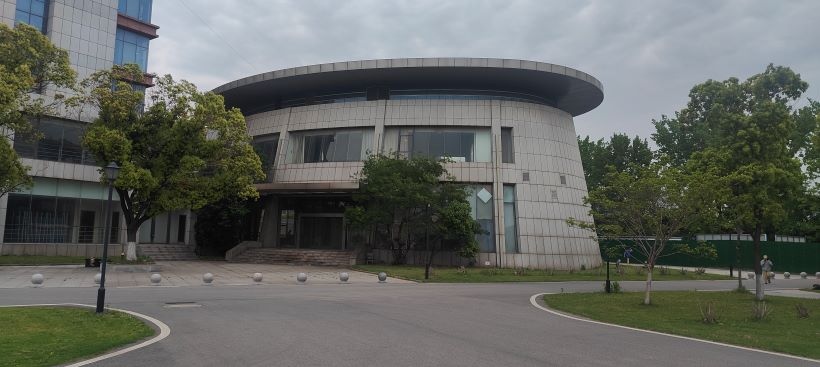
#> input picture 计算机视觉实践-练习1/assets/img2.jpg, 820 x 367 px
$ jupyter execute stitch.ipynb
#> lines starting #> are read from the running program, lines starting #| are printed output that depends on the picture; after the words box and inside, x2 and y2 are one past the last pixel; in counts of white or black regions, pixels touching at a corner belong together
[cell 1]
import cv2
import numpy as np

<div style="display: flex;">
    <figure>

        <figcaption style="text-align: center;">图片1</figcaption>
    </figure>
    <figure>

        <figcaption style="text-align: center;">图片2</figcaption>
    </figure>
</div>
<div style="display: flex;">
    <figure>

        <figcaption style="text-align: center;">图片3</figcaption>
    </figure>
    <figure>

        <figcaption style="text-align: center;">图片4</figcaption>
    </figure>
</div>
<div style="display: flex;">
    <figure>

        <figcaption style="text-align: center;">图片5</figcaption>
    </figure>
    <figure>

        <figcaption style="text-align: center;">图片6</figcaption>
    </figure>
</div>

[cell 2]
class Stitcher:

    # 拼接函数
    def stitch(self, images, ratio = 0.75, reprojThresh = 4.0, showMatches = True):
        # 读取图像
        imageA, imageB = images
        # 计算特征点和特征向量
        kpsA, featureA = self.detectAndDescribe(imageA)
        kpsB, featureB = self.detectAndDescribe(imageB)

        # 匹配两张图片的特征点
        M = self.matchKeypoints(kpsA, kpsB, featureA, featureB, ratio, reprojThresh)

        # 没有匹配点，退出
        if not M:
            return None

        matches, H, status = M
        # 将图片B进行视角变换 中间结果
        result = cv2.warpPerspective\
            (imageB, H, (imageA.shape[1] + imageB.shape[1], imageA.shape[0]))
        cv2.imshow('h',result)
        # 将图片A传入
        result[0:imageA.shape[0], 0:imageA.shape[1]] = imageA

        # 计算混合渐变
        mask = np.zeros((imageA.shape[0], imageA.shape[1]), dtype=np.uint8)
        mask[:, imageA.shape[1]-40:] = 255
        result = cv2.seamlessClone(imageA, result, mask, (imageA.shape[1], imageA.shape[0]//2), cv2.NORMAL_CLONE)

        result = self.trim_border(result)

        # 检测是否需要显示图片匹配
        if showMatches:
            # 生成匹配图片
            vis = self.drawMatches(imageA, imageB, kpsA, kpsB, matches, status)
            # 返回结果A
            return result, vis

        # 返回匹配结果
        return result


    def detectAndDescribe(self, image):
        # 转换为灰度图
        gray = cv2.cvtColor(image, cv2.COLOR_BGR2GRAY)

        # 建立SIFT生成器
        descriptor = cv2.SIFT_create()
        # 检测特征点并计算描述子
        kps, features = descriptor.detectAndCompute(gray, None)

        kps = np.float32([kp.pt for kp in kps])

        return kps, features

    def matchKeypoints(self, kpsA, kpsB, featureA, featureB, ratio, reprojThresh):
        # 建立暴力匹配器
        matcher = cv2.BFMatcher()

        # 使用KNN检测来自AB图的SIFT特征匹配
        rawMatches = matcher.knnMatch(featureA, featureB, 2)

        # 过滤
        matches = []
        for m in rawMatches:
            if len(m) == 2 and m[0].distance < m[1].distance * ratio:
                matches.append((m[0].trainIdx, m[0].queryIdx))

        if len(matches) > 4:
            # 获取匹配对的点坐标
            ptsA = np.float32([kpsA[i] for (_, i) in matches])
            ptsB = np.float32([kpsB[i] for (i, _) in matches])

            # 计算H矩阵
            H, status = cv2.findHomography(ptsB, ptsA, cv2.RANSAC, reprojThresh)

            return matches, H, status

    # 展示图像
    def cv_show(self,name, img):
        cv2.imshow(name, img)
        cv2.waitKey(0)
        cv2.destroyAllWindows()

    def drawMatches(self, imageA, imageB, kpsA, kpsB, matches, status):
        # 初始化可视化图片，将A、B图左右连接到一起
        hA, wA = imageA.shape[:2]
        hB, wB = imageB.shape[:2]
        vis = np.zeros((max(hA, hB), wA + wB, 3), dtype="uint8")
        vis[0:hA, 0:wA] = imageA
        vis[0:hB, wA:(wA+wB)] = imageB

        # 联合遍历，画出匹配对
        for ((trainIdx, queryIdx), s) in zip(matches, status):
            # 当点对匹配成功时，画到可视化图上
            if s == 1:
                # 画出匹配对
                ptA = (int(kpsA[queryIdx][0]), int(kpsA[queryIdx][1]))
                ptB = (int(kpsB[trainIdx][0]) + wA, int(kpsB[trainIdx][1]))
                cv2.line(vis, ptA, ptB, (0, 255, 0), 1)

        # 返回可视化结果
        return vis

    def trim_border(self, img):
        # 转换为灰度图像
        gray = cv2.cvtColor(img, cv2.COLOR_BGR2GRAY)

        # 二值化
        _, binary = cv2.threshold(gray, 0, 255, cv2.THRESH_BINARY_INV + cv2.THRESH_OTSU)

        # 寻找轮廓
        contours, _ = cv2.findContours(binary, cv2.RETR_EXTERNAL, cv2.CHAIN_APPROX_SIMPLE)

        # 找到最大的轮廓
        max_area = 0
        max_contour = None
        for contour in contours:
            area = cv2.contourArea(contour)
            if area > max_area:
                max_area = area
                max_contour = contour

        # 计算最大轮廓的边界矩形
        x, y, w, h = cv2.boundingRect(max_contour)

        # 使用透视变换裁剪图像
        src_points = np.float32([[x, y], [x + w, y], [x, y + h], [x + w, y + h]])
        dst_points = np.float32([[0, 0], [w, 0], [0, h], [w, h]])
        M = cv2.getPerspectiveTransform(src_points, dst_points)
        cropped_img = cv2.warpPerspective(img, M, (w, h))

        return cropped_img

[cell 3]
# 读取图片
img1 = cv2.imread('./assets/img2.jpg')
#> img1 is the input picture: shape (367, 820, 3); mean B, G, R 97.1, 102.3, 99.2
img2 = cv2.imread('./assets/img1.jpg')
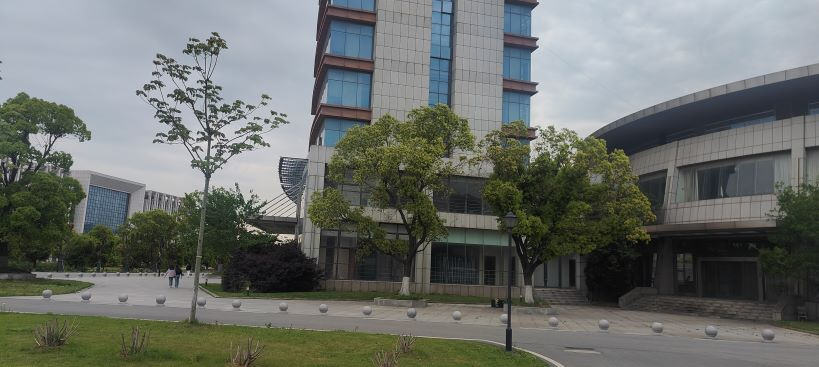
#> input picture 计算机视觉实践-练习1/assets/img1.jpg, 819 x 367 px
#> img2 is the input picture: shape (367, 819, 3); mean B, G, R 106.8, 111.4, 107.4


# 图片拼接
stitcher = Stitcher()
result, vis = stitcher.stitch([img1, img2], showMatches=True)
#> in detectAndDescribe, `kps, features = descriptor.detectAndCompute(gray, None)`: kps = 1186 keypoints; strongest (x, y, size): (725, 205, 1.9), (668, 165, 2.1), (801, 155, 2.3), (653, 160, 2.3)
#> in detectAndDescribe, `kps = np.float32([kp.pt for kp in kps])`: kps = 1186 pairs, first value 3.34 to 814.1, second value 8.55 to 361.5
#> in stitch, `kpsA, featureA = self.detectAndDescribe(imageA)`: kpsA has the same summary as kps in detectAndDescribe
#> in detectAndDescribe (call 2), `kps, features = descriptor.detectAndCompute(gray, None)`: kps = 1465 keypoints; strongest (x, y, size): (276, 242, 2.2), (206, 134, 1.9), (267, 121, 3.3), (284, 238, 7.8)
#> in stitch, `kpsB, featureB = self.detectAndDescribe(imageB)`: kpsB = 1465 pairs, first value 2.69 to 814.1, second value 6.85 to 360.6
#> in matchKeypoints, `rawMatches = matcher.knnMatch(featureA, featureB, 2)`: rawMatches = 1186 matches
#> after the loop in matchKeypoints, `for m in rawMatches:`: matches = 198 pairs, first value 35 to 1460, second value 16 to 1182
#> in matchKeypoints, `ptsA = np.float32([kpsA[i] for (_, i) in matches])`: ptsA = 198 pairs, first value 13.41 to 811.8, second value 21.88 to 357.5
#> in matchKeypoints, `ptsB = np.float32([kpsB[i] for (i, _) in matches])`: ptsB = 198 pairs, first value 30.8 to 808.6, second value 39 to 357.5
#> in matchKeypoints, `H, status = cv2.findHomography(ptsB, ptsA, cv2.RANSAC, reprojThresh)`: H = [[3.7, -0.179, -1530.8], [0.72, 3.04, -567], [0.00329, 0.000296, 1]]; status = 198 values, max 1 at index 0, min 0 at index 28, mean 0.838
#> in trim_border, `_, binary = cv2.threshold(gray, 0, 255, cv2.THRESH_BINARY_INV + cv2.TH..`:
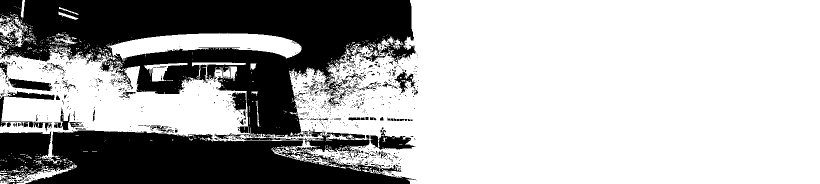
#> binary: shape (367, 1639) (shown at 1/2 size); 69% white; 1264 black regions (1180 under 20 px)
#> in trim_border, `contours, _ = cv2.findContours(binary, cv2.RETR_EXTERNAL, cv2.CHAIN_AP..`: contours = 612 contours, 591 with area under 20; largest, box (x1, y1, x2, y2) and area: (0, 0, 1639, 367) 420628, (0, 335, 142, 367) 1373, (288, 126, 375, 163) 1089, (0, 33, 50, 94) 1059, (108, 74, 155, 91) 182
#> the loop in trim_border, `for contour in contours:` made 612 passes
#> (area, max_area) on passes 21, 41, 611: (26, 26), (1373, 1373), (420628, 420628)
#> area on passes 23, 51: 23.5, 48
#> after the loop in trim_border, `for contour in contours:`: max_area = 420628; max_contour = contour of 4040 points, box (x1, y1, x2, y2) (0, 0, 1639, 367), area 420628
#> in trim_border, `x, y, w, h = cv2.boundingRect(max_contour)`: x = 0; w = 1639; h = 367
#> in trim_border, `src_points = np.float32([[x, y], [x + w, y], [x, y + h], [x + w, y + h..`: src_points = [[0, 0], [1639, 0], [0, 367], [1639, 367]]
#> in trim_border, `M = cv2.getPerspectiveTransform(src_points, dst_points)`: M = [[1, 0, 0], [0, 1, 0], [0, 0, 1]]
#> the loop in drawMatches, `for ((trainIdx, queryIdx), s) in zip(matches, status):` made 198 passes
#> (trainIdx, queryIdx, s, ptA, ptB) on passes 1 to 12: (957, 16, [1], (13, 77), (1251, 147)), (966, 25, [1], (17, 165), (1256, 217)), (963, 30, [1], (20, 108), (1256, 171)), (971, 32, [1], (22, 112), (1258, 174)), (978, 37, [1], (24, 191), (1262, 239)), (976, 39, [1], (25, 161), (1262, 214)), (985, 48, [1], (29, 168), (1265, 220)), (977, 50, [1], (30, 101), (1262, 166)), (996, 63, [1], (34, 165), (1268, 218)), (1017, 67, [1], (37, 275), (1277, 312)), (992, 74, [1], (39, 90), (1267, 154)), (993, 75, [1], (39, 90), (1267, 154))
#> (ptA, ptB) on passes 61 to 66: ((119, 109), (1330, 164)), ((122, 192), (1337, 239)), ((123, 138), (1334, 188)), ((123, 83), (1332, 139)), ((128, 221), (1344, 265)), ((128, 240), (1345, 283))
# cv2.imshow('img1', img1)
# cv2.imshow('img2', img2)
cv2.namedWindow('keypoints matches',0)
cv2.resizeWindow('keypoints matches',(img1.shape[1]+img2.shape[1],img1.shape[0]))
cv2.imshow('keypoints matches',vis)
cv2.namedWindow('result',0)
cv2.resizeWindow('result',(img1.shape[1]+img2.shape[1],img1.shape[0]))
cv2.imshow('result', result)
cv2.waitKey(0)
cv2.imwrite("./assets/result.jpg", result)
#> Out = True

<div style="display: flex;">
    <figure>

        <figcaption style="text-align: center;">图片1和2拼接结果</figcaption>
    </figure>
</div>

[cell 4]
# 读取图片
img1 = cv2.imread('./assets/img3.jpg')
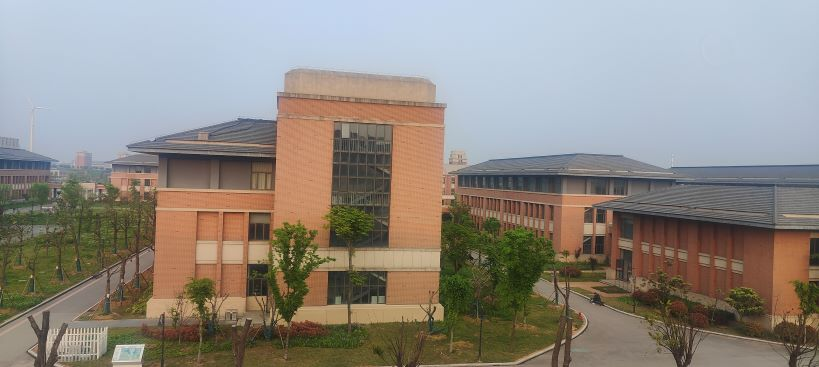
#> input picture 计算机视觉实践-练习1/assets/img3.jpg, 819 x 367 px
#> img1 is the input picture: shape (367, 819, 3); mean B, G, R 130.3, 137.9, 143.7
img2 = cv2.imread('./assets/img4.jpg')
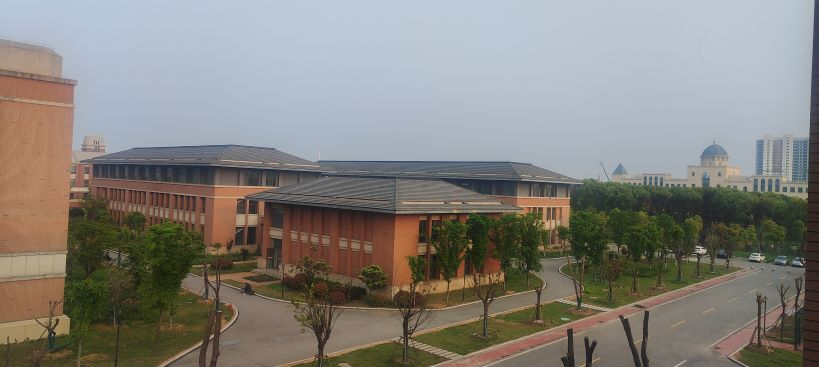
#> input picture 计算机视觉实践-练习1/assets/img4.jpg, 819 x 367 px
#> img2 is the input picture: shape (367, 819, 3); mean B, G, R 123.7, 129.3, 132.2


# 图片拼接
stitcher = Stitcher()
result, vis = stitcher.stitch([img1, img2], showMatches=True)
#> in detectAndDescribe (call 3), `gray = cv2.cvtColor(image, cv2.COLOR_BGR2GRAY)`:
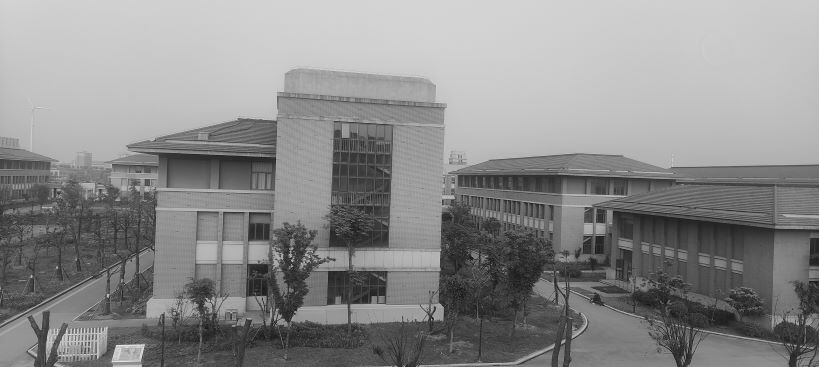
#> gray: shape (367, 819); min 16, max 234, mean 138.8
#> in detectAndDescribe (call 3), `kps, features = descriptor.detectAndCompute(gray, None)`: kps = 1122 keypoints; strongest (x, y, size): (290, 255, 2.4), (563, 341, 2.5), (334, 260, 1.8), (798, 324, 1.9)
#> in detectAndDescribe (call 3), `kps = np.float32([kp.pt for kp in kps])`: kps = 1122 pairs, first value 4.84 to 815.7, second value 74.02 to 364.1
#> in detectAndDescribe (call 4), `kps, features = descriptor.detectAndCompute(gray, None)`: kps = 984 keypoints; strongest (x, y, size): (701, 250, 5), (212, 336, 2.6), (704, 251, 2.7), (759, 257, 4.9)
#> in matchKeypoints (call 2), `rawMatches = matcher.knnMatch(featureA, featureB, 2)`: rawMatches = 1122 matches
#> in trim_border (call 2), `_, binary = cv2.threshold(gray, 0, 255, cv2.THRESH_BINARY_INV + cv2.TH..`:
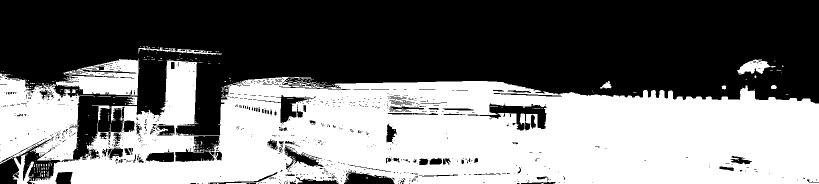
#> binary: shape (367, 1638) (shown at 1/2 size); 46.2% white; 353 white regions (339 under 20 px)
#> in trim_border (call 2), `contours, _ = cv2.findContours(binary, cv2.RETR_EXTERNAL, cv2.CHAIN_AP..`: contours = 274 contours, 264 with area under 20; largest, box (x1, y1, x2, y2) and area: (0, 121, 1638, 367) 283908, (112, 117, 279, 192) 7651, (1474, 119, 1541, 149) 1066, (277, 93, 444, 110) 476, (233, 193, 275, 210) 171
#> the loop in trim_border (call 2), `for contour in contours:` made 274 passes
#> (area, max_area) on passes 113, 122, 230: (167.5, 167.5), (171, 171), (283907.5, 283907.5)
#> after the loop in trim_border (call 2), `for contour in contours:`: max_area = 283907.5; max_contour = contour of 2318 points, box (x1, y1, x2, y2) (0, 121, 1638, 367), area 283908
#> in trim_border (call 2), `x, y, w, h = cv2.boundingRect(max_contour)`: y = 121; w = 1638; h = 246
#> in trim_border (call 2), `src_points = np.float32([[x, y], [x + w, y], [x, y + h], [x + w, y + h..`: src_points = [[0, 121], [1638, 121], [0, 367], [1638, 367]]
#> in trim_border (call 2), `dst_points = np.float32([[0, 0], [w, 0], [0, h], [w, h]])`: dst_points = [[0, 0], [1638, 0], [0, 246], [1638, 246]]
#> in trim_border (call 2), `M = cv2.getPerspectiveTransform(src_points, dst_points)`: M = [[1, 0, 0], [-8.68e-18, 1, -121], [0, 0, 1]]
#> the loop in drawMatches (call 2), `for ((trainIdx, queryIdx), s) in zip(matches, status):` made 197 passes
#> (trainIdx, queryIdx, s, ptA, ptB) on passes 17 to 28: (16, 677, [1], (430, 324), (870, 341)), (18, 680, [1], (431, 259), (874, 263)), (27, 683, [1], (432, 110), (881, 88)), (33, 690, [1], (438, 99), (885, 73)), (32, 693, [1], (438, 220), (884, 218)), (32, 695, [1], (439, 219), (884, 218)), (48, 704, [1], (442, 128), (890, 109)), (46, 706, [1], (442, 230), (889, 228)), (43, 707, [1], (442, 242), (889, 241)), (45, 708, [1], (443, 271), (889, 275)), (50, 709, [1], (443, 185), (891, 176)), (52, 710, [1], (444, 192), (892, 183))
#> (ptA, ptB) on passes 61, 62, 64, 66, 67, 68: ((514, 219), (981, 212)), ((514, 219), (981, 212)), ((517, 326), (981, 327)), ((522, 206), (990, 198)), ((525, 203), (994, 195)), ((526, 260), (993, 255))
#> after the loop in drawMatches (call 2), `for ((trainIdx, queryIdx), s) in zip(matches, status):`:
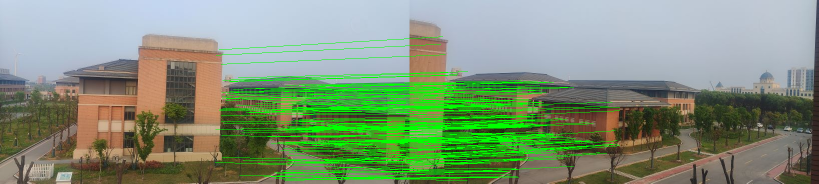
#> vis: shape (367, 1638, 3) (shown at 1/2 size); mean B, G, R 120.3, 148.5, 128.2
cv2.namedWindow('keypoints matches',0)
cv2.resizeWindow('keypoints matches',(img1.shape[1]+img2.shape[1],img1.shape[0]))
cv2.imshow('keypoints matches',vis)
cv2.namedWindow('result',0)
cv2.resizeWindow('result',(img1.shape[1]+img2.shape[1],img1.shape[0]))
cv2.imshow('result', result)
cv2.waitKey(0)
cv2.imwrite("./assets/result2.jpg", result)
#> Out = True

<div style="display: flex;">
    <figure>

        <figcaption style="text-align: center;">图片3和4拼接结果</figcaption>
    </figure>
</div>

[cell 5]
# 读取图片
img1 = cv2.imread('./assets/img6.jpg')
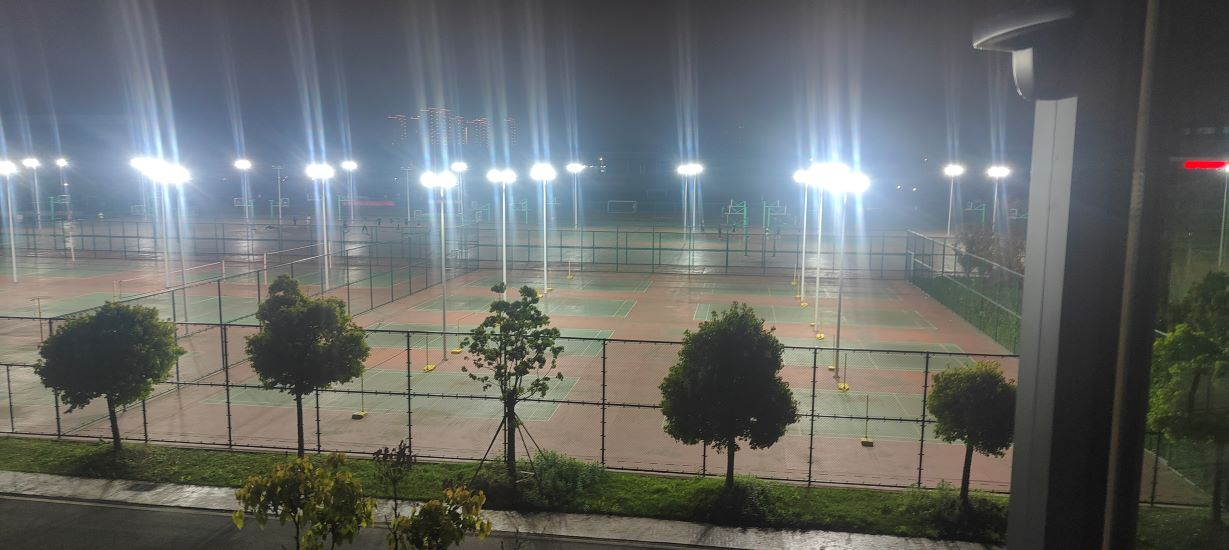
#> input picture 计算机视觉实践-练习1/assets/img6.jpg, 1229 x 550 px
#> img1 is the input picture: shape (550, 1229, 3); mean B, G, R 103.7, 105, 101.5
img2 = cv2.imread('./assets/img6.jpg')

# 图片拼接
stitcher = Stitcher()
result, vis = stitcher.stitch([img1, img2], showMatches=True)
#> in detectAndDescribe (call 5), `kps, features = descriptor.detectAndCompute(gray, None)`: kps = 2032 keypoints; strongest (x, y, size): (459, 510, 3.5), (690, 169, 16.5), (999, 172, 13.9), (532, 312, 2.2)
#> in matchKeypoints (call 3), `rawMatches = matcher.knnMatch(featureA, featureB, 2)`: rawMatches = 2032 matches
#> in trim_border (call 3), `_, binary = cv2.threshold(gray, 0, 255, cv2.THRESH_BINARY_INV + cv2.TH..`: binary: shape (550, 2458); 63.5% white; 802 black regions (740 under 20 px)
#> in trim_border (call 3), `contours, _ = cv2.findContours(binary, cv2.RETR_EXTERNAL, cv2.CHAIN_AP..`: contours = 649 contours, 626 with area under 20; largest, box (x1, y1, x2, y2) and area: (0, 0, 2458, 550) 859422, (541, 0, 763, 45) 5467, (485, 530, 751, 550) 1705, (0, 492, 237, 513) 524, (838, 350, 1019, 490) 176
#> in drawMatches (call 3), `vis[0:hB, wA:(wA+wB)] = imageB`:
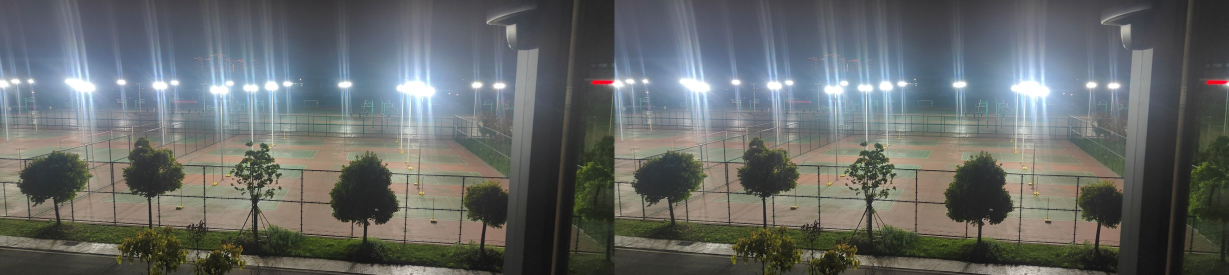
#> vis: shape (550, 2458, 3) (shown at 1/2 size); mean B, G, R 103.7, 105, 101.5
#> the loop in drawMatches (call 3), `for ((trainIdx, queryIdx), s) in zip(matches, status):` made 2032 passes
#> (ptA, ptB) on passes 1 to 12: ((5, 366), (1234, 366)), ((5, 434), (1234, 434)), ((7, 370), (1236, 370)), ((8, 225), (1237, 225)), ((9, 489), (1238, 489)), ((9, 234), (1238, 234)), ((9, 419), (1238, 419)), ((9, 240), (1238, 240)), ((9, 367), (1238, 367)), ((10, 248), (1239, 248)), ((10, 377), (1239, 377)), ((10, 252), (1239, 252))
#> ptA on pass 33: (15, 424)
#> after the loop in drawMatches (call 3), `for ((trainIdx, queryIdx), s) in zip(matches, status):`:
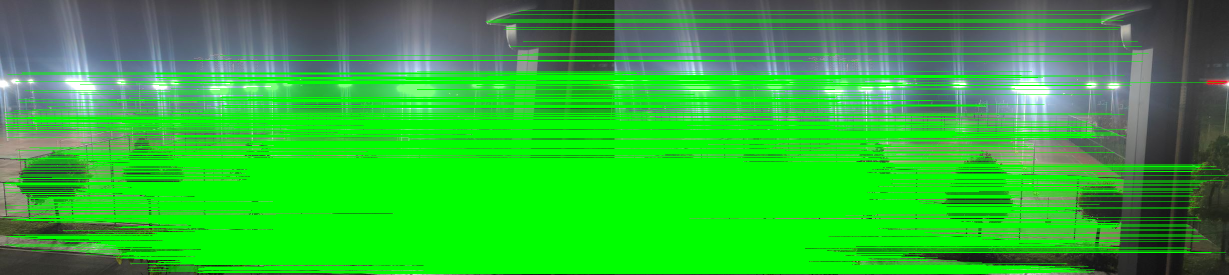
#> vis: shape (550, 2458, 3) (shown at 1/2 size); mean B, G, R 55.8, 178.6, 49.8
cv2.namedWindow('keypoints matches',0)
cv2.resizeWindow('keypoints matches',(img1.shape[1]+img2.shape[1],img1.shape[0]))
cv2.imshow('keypoints matches',vis)
cv2.namedWindow('result',0)
cv2.resizeWindow('result',(img1.shape[1]+img2.shape[1],img1.shape[0]))
cv2.imshow('result', result)
cv2.waitKey(0)
cv2.imwrite("./assets/result3.jpg", result)
#> Out = True
